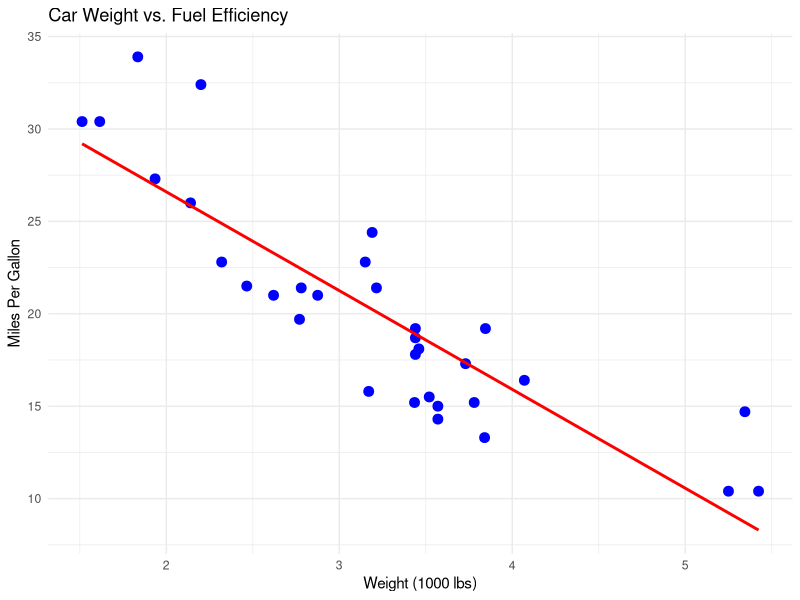

This figure's R source:
## ---- chunk 1
data(mtcars)
summary(mtcars)
## ---- chunk 2
library(ggplot2)

ggplot(mtcars, aes(x = wt, y = mpg)) +
  geom_point(color = "blue", size = 3) +
  geom_smooth(method = "lm", se = FALSE, color = "red") +
  labs(title = "Car Weight vs. Fuel Efficiency",
       x = "Weight (1000 lbs)",
       y = "Miles Per Gallon") +
  theme_minimal()
